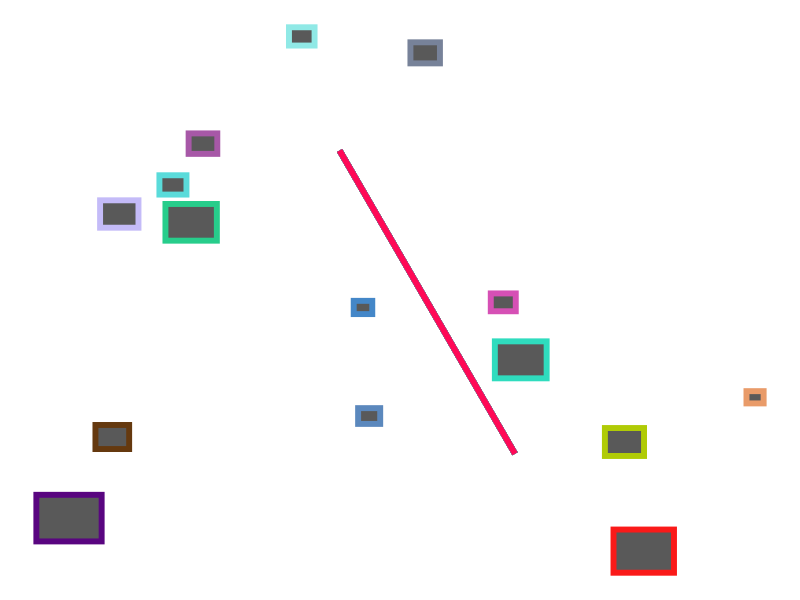
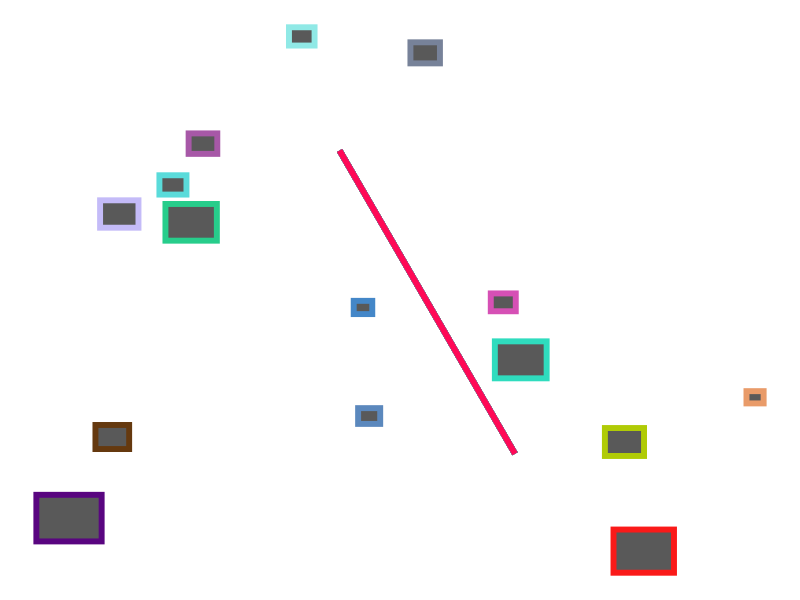

Write the R code that produced these figures, in order.
# GPT-4
# "Produce R-code which generates random images in the style of 
# the painter Kandinsky"

#install.packages("ggplot2")
#install.packages("grid")
library(ggplot2)
library(grid)

generate_kandinsky <- function(seed = 42, width = 800, height = 800, n_shapes = 50) {
  set.seed(seed)
  
  # Define the canvas
  plot <- ggplot() +
    theme_void() +
    theme(plot.margin = margin(0, 0, 0, 0))
  
  # Generate random shapes
  for (i in 1:n_shapes) {
    shape <- sample(c("circle", "rect", "line"), 1)
    color <- rgb(runif(1), runif(1), runif(1), maxColorValue = 1)
    size <- runif(1, 0.01, 0.1)
    xpos <- runif(1)
    ypos <- runif(1)
    
    if (shape == "circle") {
      plot <- plot +
        annotate("path",
                 x = xpos, y = ypos,
                 path = circleGrob(r = size),
                 color = color,
                 size = 2)
    } else if (shape == "rect") {
      plot <- plot +
        annotate("rect",
                 xmin = xpos - size / 2, xmax = xpos + size / 2,
                 ymin = ypos - size / 2, ymax = ypos + size / 2,
                 color = color,
                 size = 2)
    } else if (shape == "line") {
      angle <- runif(1, 0, 2 * pi)
      xend <- xpos + cos(angle) * size
      yend <- ypos + sin(angle) * size
      
      plot <- plot +
        geom_segment(aes(x = xpos, y = ypos, xend = xend, yend = yend),
                     color = color, size = 2)
    }
  }
  
  # Save the image
  ggsave(filename = paste0("kandinsky_", seed, ".png"), plot = plot, width = width / 100, height = height / 100, dpi = 100)
  
  # Return the plot object
  return(plot)
}

kandinsky_plot <- generate_kandinsky(seed = 123, width = 800, height = 800, n_shapes = 50)
kandinsky_plot
